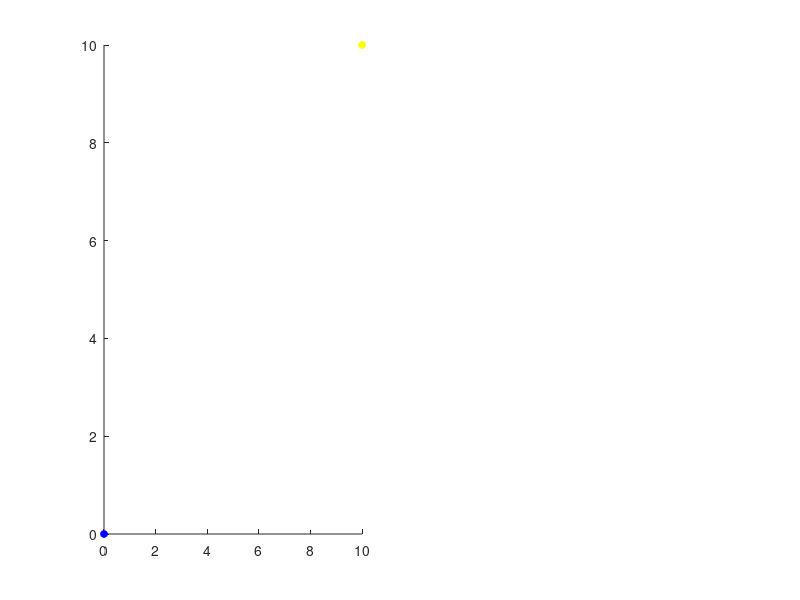

Write MATLAB code to recreate this figure. (Note: this script raises an error after producing the figure.)
%Modello Camera adottato nel PAPER

clc;close all; clear
 

K=@(f,uc,vc)[f 0 uc
             0 f vc
             0 0  1];



Rc2w =@(tx) [cos(tx)  sin(tx)  0; 
            -sin(tx)  cos(tx)  0;
                0          0   1];
    
Rw2c=@(tx)inv(Rc2w(tx));

%World to Camera
C2W=@(tx,Zc,T) Rc2w(tx)*(Zc-T);

%Camera to World
W2C=@(tx,Zw,T) Rw2c(tx)*Zw+T;

ProJ=@(Zw,f,uc,vc,tx,T) K(f,uc,vc )*W2C(tx,Zw,T) ;
%Fisso i PARAMETRI INTRINSECI
fo=1;
Uo=10;
Vo=10;
w=20; ku=1;
h=20;  kv=1;
%PARAMETRI ESTRINSECI
tx=1;
 
% Posizione del Centro Ottico C0
Xt=10;
Zt=10; %profondita
Ht=0;  %altezza della camera
T=[Xt Zt Ht].';
CO=T;

subplot(1,2,1); hold on
plot3(CO(1),CO(2),CO(3),'oy','MarkerFaceColor','y','MarkerEdgeColor','y','MarkerSize',5);

%Assi Mondo
Aw=100*eye(3);
plot3(0,0,0,'or','MarkerFaceColor','b','MarkerEdgeColor','b','MarkerSize',5);
coloreM=[1 0 0];
colorX=[1 0 0];
colorY=[0 1 0];
colorZ=[0 0 1];
%Sistema di Riferimento Mondo centrato nell'origine
Vettore3D(Aw(1,1),Aw(2,1),Aw(3,1),colorX,1) %X in red
Vettore3D(Aw(1,2),Aw(2,2),Aw(3,2),colorY,1) %Z in green
Vettore3D(Aw(1,3),Aw(2,3),Aw(3,3),colorZ,1) %Y in blue
plot3(T(1),T(2),T(3),'oy','MarkerFaceColor','y','MarkerEdgeColor','y','MarkerSize',5);
xlabel('X')
ylabel('Y')
zlabel('Z') 
title('WORLD REFERENCE SYSTEM')

%Fissato un angolo di Rotazione vado a vedere la relazione che intercorre
%trai 2 sistemi di riferimento
%Verifico che RW2C e' una ROTAZIONE sull' asse Z
Ac=W2C(tx,Aw,repmat([0;0;0],1,3));
%Sistema di Riferimento Mondo centrato nell'origine
% Vettore3D(Ac(1,1),Ac(2,1),Ac(3,1),colorX,1) %X in red
% Vettore3D(Ac(1,2),Ac(2,2),Ac(3,2),colorY,1) %Y in green
% Vettore3D(Ac(1,3),Ac(2,3),Ac(3,3),colorZ,1) %Z in blue

%Disegno i Vettori applicati in C0
%La camera e allineata al piano di terra e l'asse focale e l'asse Y
AsseU=w*Ac(:,1)./norm(Ac(:,1));
AsseV=h*Ac(:,3)./norm(Ac(:,3));
%Centro Camera
CC=CO+fo*Ac(:,2)/norm(Ac(:,2));
plot3(CC(1),CC(2),CC(3),'oy','MarkerFaceColor','y','MarkerEdgeColor','y','MarkerSize',5);


DisegnaPiano(AsseU,AsseV,CC,1,colorZ);
%Normalizzo gli assi Camera
Ac(:,1)=Ac(:,1)/norm(Ac(:,1));
Ac(:,2)=Ac(:,2)/norm(Ac(:,2));
Ac(:,3)=Ac(:,3)/norm(Ac(:,3));
Ac=10*Ac;
Vettore3D_Applicato(T,Ac(1,1),Ac(2,1),Ac(3,1),colorX)
Vettore3D_Applicato(T,Ac(1,2),Ac(2,2),Ac(3,2),colorY)
Vettore3D_Applicato(T,Ac(1,3),Ac(2,3),Ac(3,3),colorZ)
drawnow
axis equal

%Matrici di Rotazione tra Mondo e Camera e determinata dall' Orientazione
%della Camera.
%Considero un Punto Zm in Coordinate Mondo ed assumo che la camera sia
%puntata verso di Esso

%Disegno un punto in Coordinate Mondo
Zw=[60;230;30]
plot3(Zw(1),Zw(2),Zw(3),'or','MarkerFaceColor','b','MarkerEdgeColor','b','MarkerSize',5);
%Lina passante per il CO
Prj=[CO Zw];
line(Prj(1,:),Prj(2,:),Prj(3,:),'Color','r','LineStyle','-')
Prj=[[0;0;0] CO];
line(Prj(1,:),Prj(2,:),Prj(3,:),'Color','r','LineStyle','-')
drawnow

%punto Zw sul piano di terra
Zwo=[Zw-[0;0;Zw(3)]];
plot3(Zwo(1),Zwo(2),Zwo(3),'og','MarkerFaceColor','g','MarkerEdgeColor','g','MarkerSize',4);
%Disegno le proiezioni sugli assi
Zx=[Zw(1); 0 ;0];
Zy=[0; Zw(2); 0];
Zz=[0 ;0; Zw(3)];
plot3(Zx(1),Zx(2),Zx(3),'og','MarkerFaceColor','g','MarkerEdgeColor','g','MarkerSize',4);
plot3(Zy(1),Zy(2),Zy(3),'og','MarkerFaceColor','g','MarkerEdgeColor','g','MarkerSize',4);
plot3(Zz(1),Zz(2),Zz(3),'og','MarkerFaceColor','g','MarkerEdgeColor','g','MarkerSize',4);

%Disegno le proiezioni sugli assi
Prj=[Zwo Zx];
line(Prj(1,:),Prj(2,:),Prj(3,:),'Color','g','LineStyle','-')
Prj=[Zwo Zy];
line(Prj(1,:),Prj(2,:),Prj(3,:),'Color','g','LineStyle','-')
Prj=[Zwo Zw]; 
line(Prj(1,:),Prj(2,:),Prj(3,:),'Color','g','LineStyle','-')

Pu=ProJ(Zw,fo,Uo,Vo,tx,T);
Pn=Pu./Pu(3);
subplot(1,2,2)
plot(Pn(1),Pn(2),'og','MarkerFaceColor','g','MarkerEdgeColor','g','MarkerSize',4); hold on

[x,y,z] = sphere(30);
[m,n]=size(x);
x=reshape(x,1,m*n);
y=reshape(y,1,m*n);
z=reshape(z,1,m*n)+10;
Zw=10*[x;y;z]+repmat(Zw,1,m*n);
 
x=reshape(Zw(1,:),m,n);
y=reshape(Zw(2,:),m,n);
z=reshape(Zw(3,:),m,n);
subplot(1,2,1)
surf(x,y,z)  % sphere centered at origin
axis equal

subplot(1,2,2)
Pu=ProJ(Zw,fo,Uo,Vo,tx,repmat(T,1,m*n));
Pn=[Pu(1,:)./Pu(3,:);Pu(2,:)./Pu(3,:)]
plot(Pn(1,:),Pn(2,:),'ob','MarkerFaceColor','b','MarkerEdgeColor','b','MarkerSize',5)
axis([0 w*ku 0 h*kv])
axis ij
axis equal
